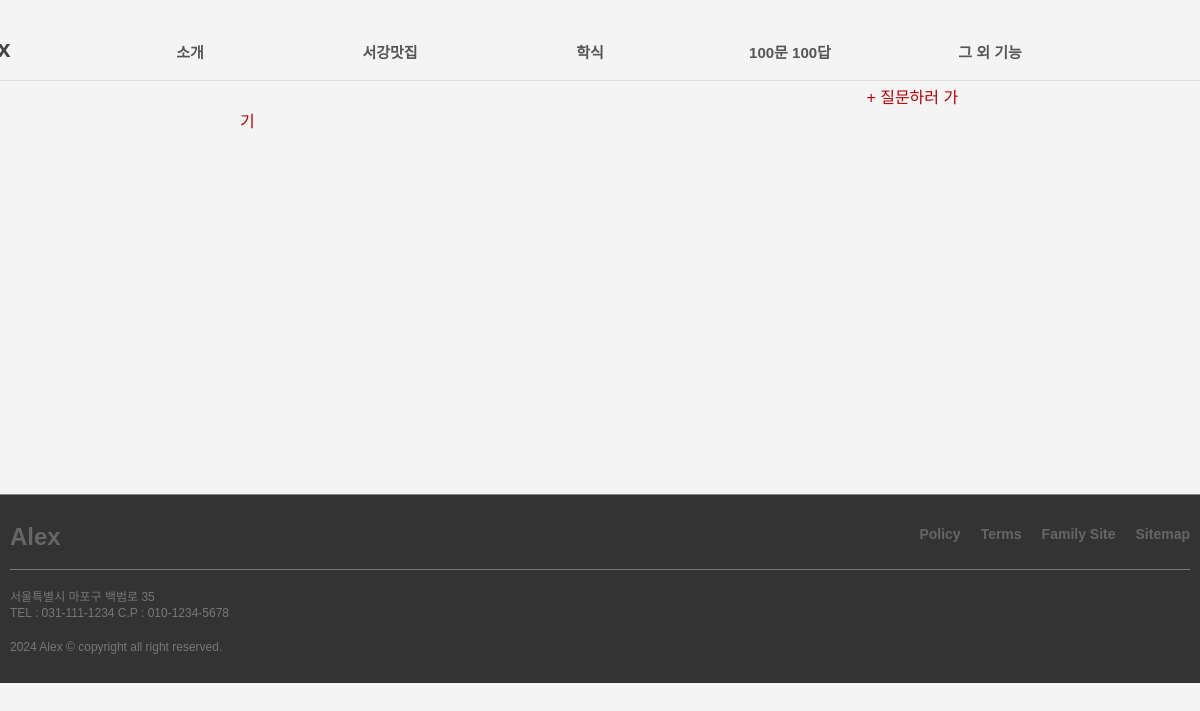
The page /QandA/ on the database as committed earlier.
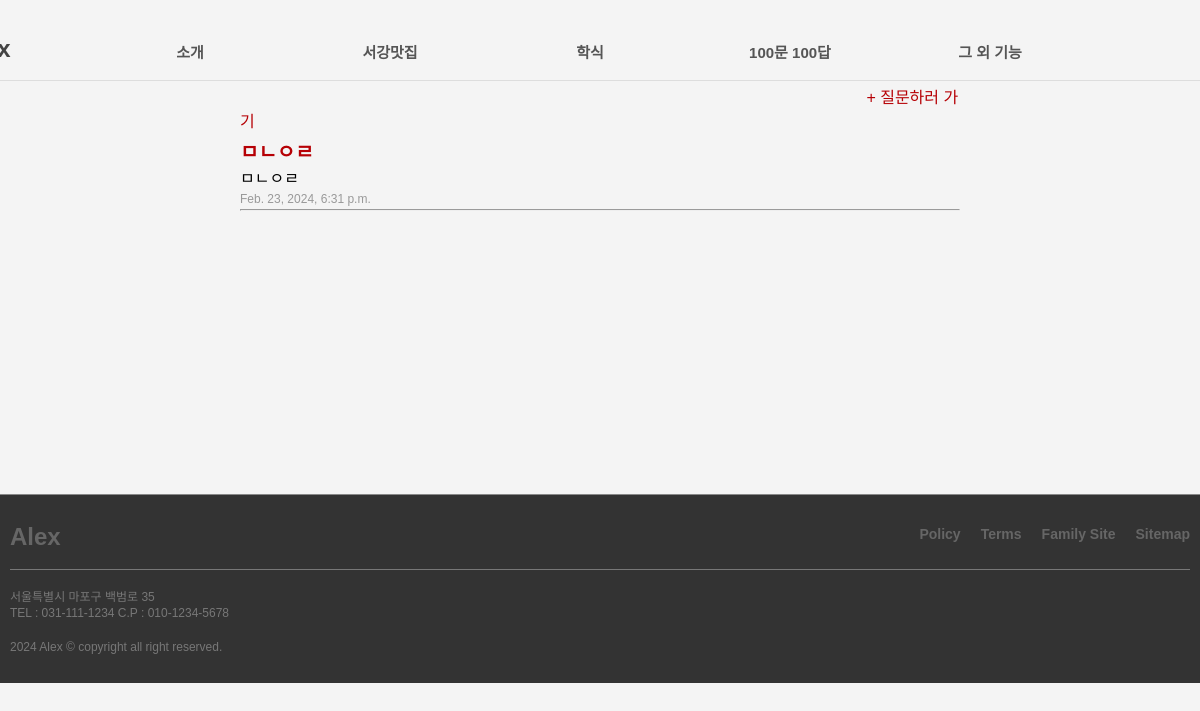
The same page on the database as committed later.
### QandA/models.py (models this page shows)
class Question(models.Model):
  title = models.CharField(max_length=255)
  content = models.TextField()
  created_at = models.DateTimeField(auto_now_add=True)

### QandA/views.py (the view)
# urls.py: path('', question_list, name='question_list'),
def question_list(request):
  questions = Question.objects.all()
  return render(request, 'QandA/question_list.html', {'questions': questions})

### QandA/templates/QandA/question_list.html (shortened to what this page needs)
<!DOCTYPE html>
{% load static %}
<html lang="ko">
<head>
  <link rel="stylesheet" href="{% static 'css/question_list.css' %}">
</head>
<body>
  <header>
    <div class="inner">
        <h1><a href="{% url 'home' %}">Alex</a></h1>
        <ul id="gnb">
          <li>
            <a href="#">소개</a>
          </li>
          <li>
            <a href="#">서강맛집</a>
          </li>
          <li><a href="#">학식</a></li>
          <li><a href="{% url 'hunQ' %}">100문 100답</a></li>
          <li>
            <a href="#">그 외 기능</a>
          </li>
        </ul>
    </div>
  </header>
  <div class="question_list">
    <a id="go_question" href="{% url 'ask_question' %}">+ 질문하러 가기</a>
    {% for question in questions %}
    <div class="list">
      <h2><a href="{% url 'question_detail' question.id %}">{{ question.title }}</a></h2>
      <p>{{ question.content }}</p>
      <p class="time">{{ question.created_at }}</p>
      <hr>
    </div>
    {% endfor %}
  </div>
  <footer>
    <div class="inner">
        <div class="upper">
            <h1>Alex</h1>
            <ul>
                <li><a href="#">Policy</a></li>
                <li><a href="#">Terms</a></li>
                <li><a href="#">Family Site</a></li>
                <li><a href="#">Sitemap</a></li>
            </ul>
        </div>
        <div class="lower">
            <address>
                서울특별시 마포구 백범로 35<br>
                TEL : 031-111-1234 C.P : 010-1234-5678
            </address>
            <p>
                2024 Alex &copy; copyright all right reserved.
            </p>
        </div>
    </div>
  </footer>
</body>
</html>

Rows that differ between the two databases and show on the page:
added Question: title "ㅁㄴㅇㄹ", content "ㅁㄴㅇㄹ", created_at "Feb. 23, 2024, 6:31 p.m."
